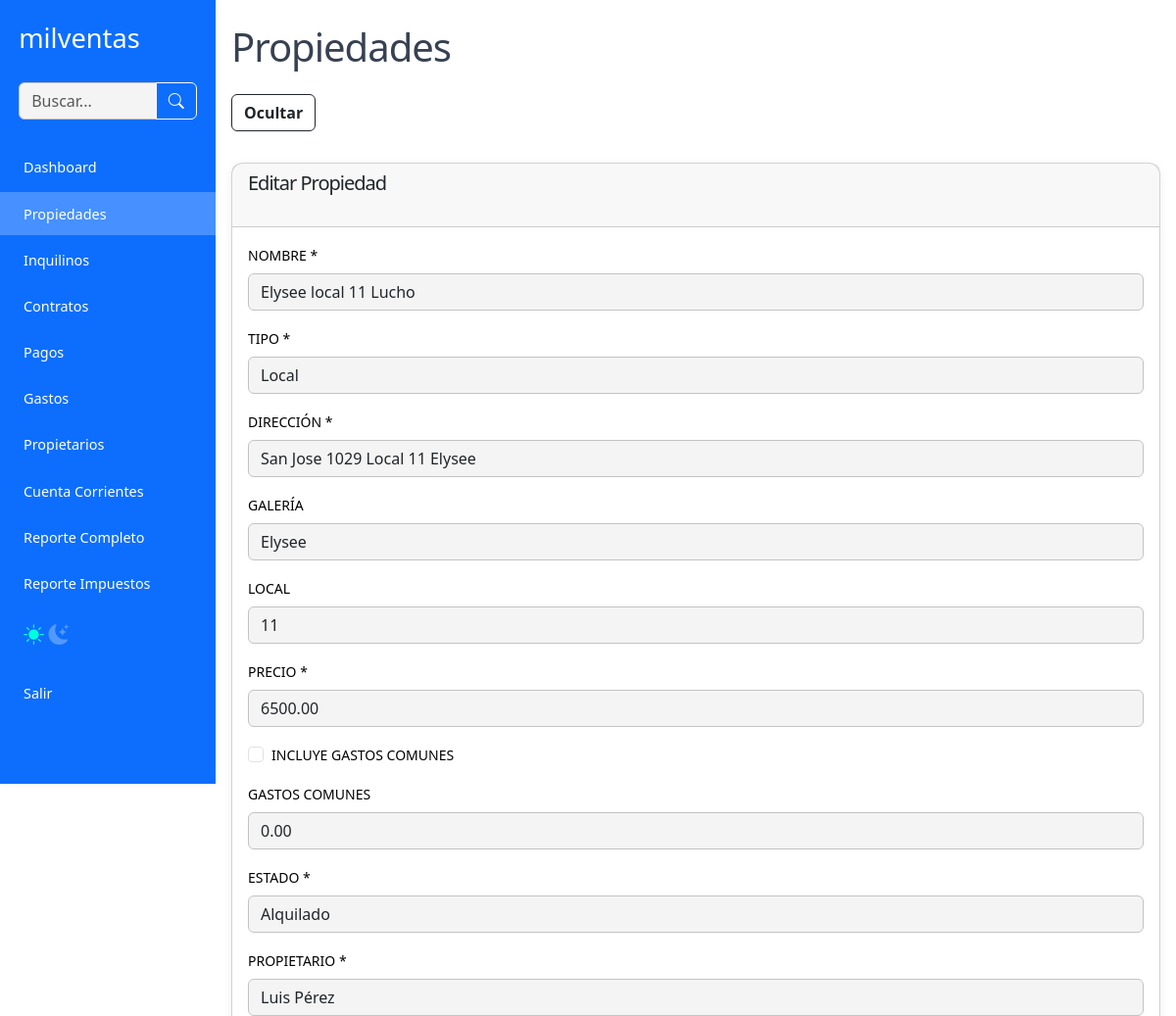
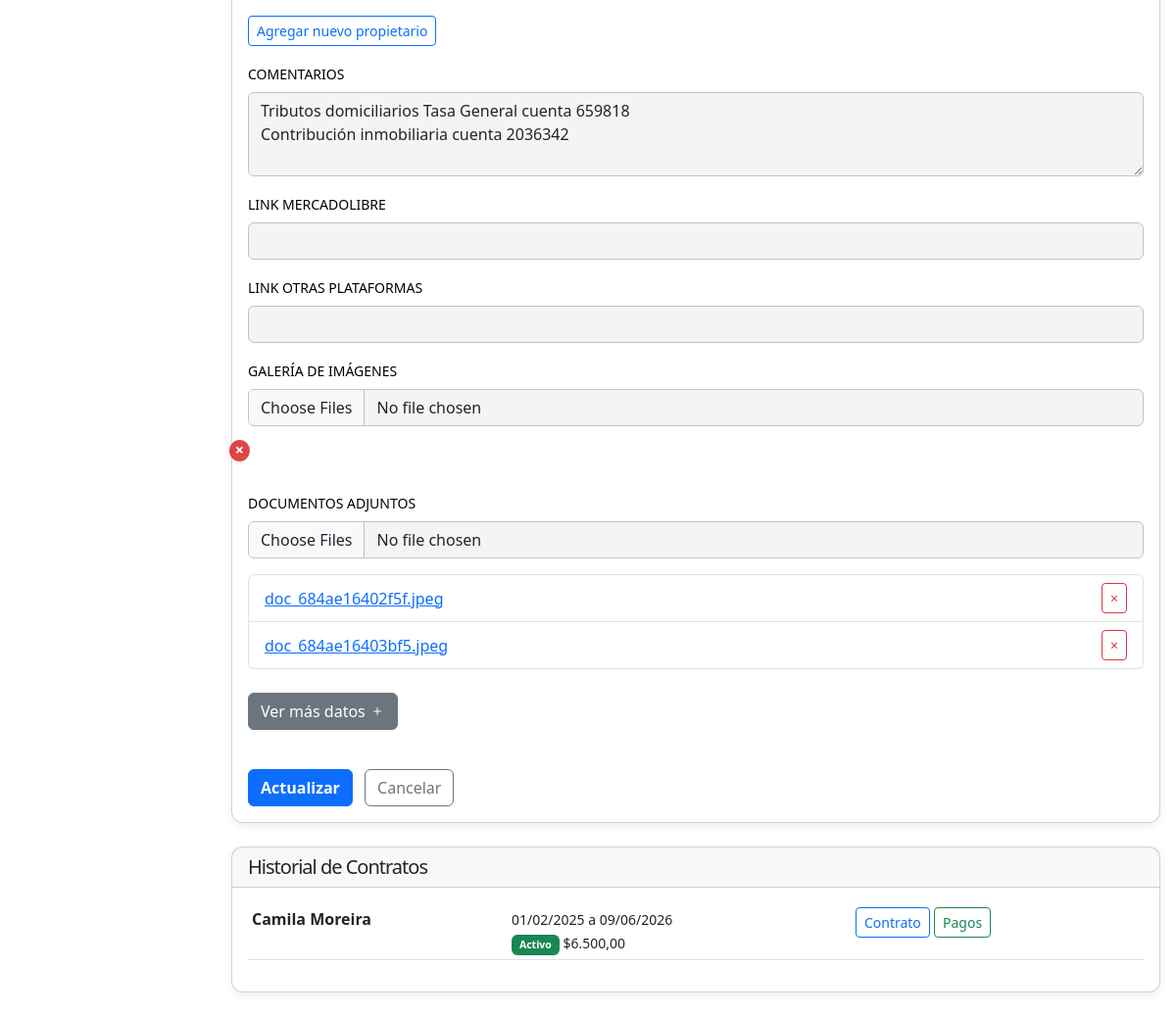
Page /propiedades.php?edit=48 (signed in) on the committed database (2 pictures, top to bottom).
### tables this page shows
CREATE TABLE IF NOT EXISTS `propiedades` (
  `id` int(11) NOT NULL AUTO_INCREMENT,
  `nombre` varchar(255) NOT NULL,
  `tipo` varchar(100) DEFAULT NULL,
  `direccion` varchar(255) DEFAULT NULL,
  `galeria` text,
  `local` varchar(100) DEFAULT NULL,
  `precio` decimal(10,2) DEFAULT NULL,
  `incluye_gc` tinyint(1) DEFAULT NULL,
  `gastos_comunes` decimal(10,2) DEFAULT NULL,
  `estado` enum('alquilado','libre','en venta','uso propio') DEFAULT NULL,
  `propietario_id` int(11) DEFAULT NULL,
  `anep` varchar(100) DEFAULT NULL,
  `ose` varchar(100) DEFAULT NULL,
  `ute` varchar(100) DEFAULT NULL,
  `padron` varchar(100) DEFAULT NULL,
  `contribucion_inmobiliaria` varchar(100) DEFAULT NULL,
  `imm_tasa_general` varchar(100) DEFAULT NULL,
  `imm_tarifa_saneamiento` varchar(100) DEFAULT NULL,
  `imm_instalaciones` varchar(100) DEFAULT NULL,
  `imm_adicional_mercantil` varchar(100) DEFAULT NULL,
  `convenios` varchar(100) DEFAULT NULL,
  `comentarios` text,
  `link_mercadolibre` varchar(255) DEFAULT NULL,
  `link_otras` varchar(255) DEFAULT NULL,
  `usuario_id` int(11) NOT NULL,
  `fecha_creacion` datetime DEFAULT NULL,
  `fecha_modificacion` datetime DEFAULT NULL,
  `imagenes` text NOT NULL,
  `documentos` text NOT NULL,
  PRIMARY KEY (`id`),
  KEY `idx_usuario_id` (`usuario_id`)
);

CREATE TABLE IF NOT EXISTS `contratos` (
  `id` int(11) NOT NULL AUTO_INCREMENT,
  `inquilino_id` int(11) DEFAULT NULL,
  `propiedad_id` int(11) DEFAULT NULL,
  `fecha_inicio` date DEFAULT NULL,
  `fecha_fin` date DEFAULT NULL,
  `importe` decimal(10,2) DEFAULT NULL,
  `garantia` varchar(100) DEFAULT NULL,
  `corredor` varchar(100) DEFAULT NULL,
  `estado` enum('activo','finalizado') DEFAULT NULL,
  `documentos` text,
  `comentarios` text,
  `usuario_id` int(11) NOT NULL,
  `fecha_creacion` datetime DEFAULT NULL,
  `fecha_modificacion` datetime DEFAULT NULL,
  PRIMARY KEY (`id`)
);

CREATE TABLE IF NOT EXISTS `inquilinos` (
  `id` int(11) NOT NULL AUTO_INCREMENT,
  `nombre` varchar(255) NOT NULL,
  `cedula` varchar(100) NOT NULL,
  `telefono` varchar(20) DEFAULT NULL,
  `email` varchar(500) NOT NULL,
  `vehiculo` varchar(100) DEFAULT NULL,
  `matricula` varchar(50) DEFAULT NULL,
  `documentos` text NOT NULL,
  `comentarios` text,
  `usuario_id` int(11) NOT NULL,
  `fecha_creacion` datetime DEFAULT NULL,
  `fecha_modificacion` datetime DEFAULT NULL,
  PRIMARY KEY (`id`)
);

### propiedades.php (the view, shortened to what the rows shown need)
<?php
require_once 'config.php';
$edit_id = intval($_GET['edit'] ?? 0);
$message = '';
$errors = [];
$show_form = isset($_GET['add']) && $_GET['add'] === 'true';
$propiedad_id = $_GET['propiedad_id'] ?? '';
if ($_SERVER['REQUEST_METHOD'] === 'POST') {
  $edit_id = intval($_POST['edit_id'] ?? 0);
  $nombre = clean_input($_POST['nombre'] ?? '');
  $tipo = clean_input($_POST['tipo'] ?? '');
  $direccion = clean_input($_POST['direccion'] ?? '');
  $galeria = clean_input($_POST['galeria'] ?? '');
  $local = clean_input($_POST['local'] ?? '');
  $precio = floatval($_POST['precio'] ?? 0);
  $incluye_gc = isset($_POST['incluye_gc']) && $_POST['incluye_gc'] === '1' ? 1 : 0;
  $gastos_comunes = floatval($_POST['gastos_comunes'] ?? 0);
  $estado = $_POST['estado'] ?? 'libre';
  $anep = clean_input($_POST['anep'] ?? '');
  $contribucion_inmobiliaria = clean_input($_POST['contribucion_inmobiliaria'] ?? '');
  $comentarios = clean_input($_POST['comentarios'] ?? '');
  $link_mercadolibre = clean_input($_POST['link_mercadolibre'] ?? '');
  $link_otras = clean_input($_POST['link_otras'] ?? '');
  $ose = clean_input($_POST['ose'] ?? '');
  $ute = clean_input($_POST['ute'] ?? '');
  $padron = clean_input($_POST['padron'] ?? '');
  $imm_tasa_general = clean_input($_POST['imm_tasa_general'] ?? '');
  $imm_tarifa_saneamiento = clean_input($_POST['imm_tarifa_saneamiento'] ?? '');
  $imm_instalaciones = clean_input($_POST['imm_instalaciones'] ?? '');
  $imm_adicional_mercantil = clean_input($_POST['imm_adicional_mercantil'] ?? '');
  $convenios = clean_input($_POST['convenios'] ?? '');
  $propietario_id = intval($_POST['propietario_id'] ?? 0);
  $gallery_images = json_decode($_POST['existing_images'] ?? '[]', true) ?: [];
  $attached_docs = json_decode($_POST['existing_docs'] ?? '[]', true) ?: [];
  $upload_dir = __DIR__ . '/uploads/';
  if (!file_exists($upload_dir)) {
    mkdir($upload_dir, 0755, true);
  }
  if (!empty($_FILES['imagenes']['name'][0])) {
    foreach ($_FILES['imagenes']['name'] as $k => $name) {
      $tmp_name = $_FILES['imagenes']['tmp_name'][$k];
      $ext = strtolower(pathinfo($name, PATHINFO_EXTENSION));
      if (!in_array($ext, ['jpg', 'jpeg', 'png', 'gif'])) {
        $errors[] = "Solo se permiten imágenes jpg, jpeg, png o gif.";
        break;
      }
      $basename = uniqid() . '.' . $ext;
      if (move_uploaded_file($tmp_name, $upload_dir . $basename)) {
        $gallery_images[] = $basename;
      } else {
        $errors[] = "Error al subir la imagen: $name";
      }
    }
  }
  if (!empty($_FILES['documentos']['name'][0])) {
    foreach ($_FILES['documentos']['name'] as $k => $name) {
      $tmp_name = $_FILES['documentos']['tmp_name'][$k];
      $ext = strtolower(pathinfo($name, PATHINFO_EXTENSION));
      $basename = uniqid('doc_') . '.' . $ext;
      if (move_uploaded_file($tmp_name, $upload_dir . $basename)) {
        $attached_docs[] = $basename;
      } else {
        $errors[] = "Error al subir el documento: $name";
      }
    }
  }
  if (!$nombre) $errors[] = "El nombre es obligatorio.";
  if (!$tipo) $errors[] = "El tipo es obligatorio.";
  if (!$direccion) $errors[] = "La dirección es obligatoria.";
  if (!$propietario_id) $errors[] = "El propietario es obligatorio.";
  if (!$estado || !in_array($estado, ['libre', 'alquilado', 'uso propio', 'en venta'])) $estado = 'libre';
  if (empty($errors)) {
    $imagenes_db = json_encode($gallery_images);
    $documentos_db = json_encode($attached_docs);
    $usuario_id = $_SESSION['user_id'];
    $fecha_hora = date('Y-m-d H:i:s');
    if ($edit_id > 0) {
      $stmt = $pdo->prepare("UPDATE propiedades SET nombre=?, tipo=?, direccion=?, imagenes=?, documentos=?, galeria=?, local=?, precio=?, incluye_gc=?, gastos_comunes=?, estado=?, anep=?, contribucion_inmobiliaria=?, comentarios=?, link_mercadolibre=?, link_otras=?, ose=?, ute=?, padron=?, imm_tasa_general=?, imm_tarifa_saneamiento=?, imm_instalaciones=?, imm_adicional_mercantil=?, convenios=?, propietario_id=?, usuario_id=?, fecha_modificacion=? WHERE id=?");
      $stmt->execute([$nombre, $tipo, $direccion, $imagenes_db, $documentos_db, $galeria, $local, $precio, $incluye_gc, $gastos_comunes, $estado, $anep, $contribucion_inmobiliaria, $comentarios, $link_mercadolibre, $link_otras, $ose, $ute, $padron, $imm_tasa_general, $imm_tarifa_saneamiento, $imm_instalaciones, $imm_adicional_mercantil, $convenios, $propietario_id, $usuario_id, $fecha_hora, $edit_id]);
      $propiedad_id = $edit_id;
      $message = "Propiedad actualizada correctamente.";
    } else {
      $stmt = $pdo->prepare("INSERT INTO propiedades (nombre,tipo,direccion,imagenes,documentos,galeria,local,precio,incluye_gc,gastos_comunes,estado,anep,contribucion_inmobiliaria,comentarios,link_mercadolibre,link_otras,ose,ute,padron,imm_tasa_general,imm_tarifa_saneamiento,imm_instalaciones,imm_adicional_mercantil,convenios,propietario_id,usuario_id,fecha_creacion) VALUES (?,?,?,?,?,?,?,?,?,?,?,?,?,?,?,?,?,?,?,?,?,?,?,?,?,?,?)");
      $stmt->execute([$nombre, $tipo, $direccion, $imagenes_db, $documentos_db, $galeria, $local, $precio, $incluye_gc, $gastos_comunes, $estado, $anep, $contribucion_inmobiliaria, $comentarios, $link_mercadolibre, $link_otras, $ose, $ute, $padron, $imm_tasa_general, $imm_tarifa_saneamiento, $imm_instalaciones, $imm_adicional_mercantil, $convenios, $propietario_id, $usuario_id, $fecha_hora]);
      $propiedad_id = $pdo->lastInsertId();
      $message = "Propiedad creada correctamente.";
    }
    header("Location: propiedades.php?msg=" . urlencode($message) . "&propiedad_id=" . urlencode($propiedad_id));
    exit();
  } else {
    $edit_data = compact('nombre', 'tipo', 'direccion', 'galeria', 'local', 'precio', 'incluye_gc', 'gastos_comunes', 'estado', 'anep', 'contribucion_inmobiliaria', 'comentarios', 'link_mercadolibre', 'link_otras', 'ose', 'ute', 'padron', 'imm_tasa_general', 'imm_tarifa_saneamiento', 'imm_instalaciones', 'imm_adicional_mercantil', 'convenios', 'propietario_id');
    $edit_data['imagenes_arr'] = $gallery_images;
    $edit_data['documentos_arr'] = $attached_docs;
  }
} else {
  $edit_data = null;
  if ($edit_id) {
    $stmt = $pdo->prepare("SELECT * FROM propiedades WHERE id = ?");
    $stmt->execute([$edit_id]);
    $edit_data = $stmt->fetch(PDO::FETCH_ASSOC);
    if ($edit_data) {
      $edit_data['imagenes_arr'] = json_decode($edit_data['imagenes'], true) ?: [];
      $edit_data['documentos_arr'] = json_decode($edit_data['documentos'], true) ?: [];
      $edit_data['propietario_id'] = $edit_data['propietario_id'] ?? '';
    }
  }
}
include 'includes/header_nav.php';
?>
<main class="container container-main py-4">
  <h1>Propiedades</h1>
  <div class="collapse <?= $show_form || $edit_id || !empty($errors) ? 'show' : '' ?>" id="formPropiedadCollapse">
    <div class="card mb-4 mt-3">
      <div class="card-body">
        <form method="POST" enctype="multipart/form-data" novalidate>
          <div class="mb-4">
            <div class="mb-3">
              <label for="tipo" class="form-label">Tipo *</label>
              <select class="form-select" id="tipo" name="tipo" required>
                <?php
                $tipos = [
                  'Local' => 'Local',
                  'Apartamento' => 'Apartamento',
                  'Cochera' => 'Cochera',
                  'Garage' => 'Garage',
                  'Depósito' => 'Depósito',
                  'Casa' => 'Casa'
                ];
                foreach ($tipos as $key => $val) {
                  $sel = ($edit_data['tipo'] ?? '') === $key ? "selected" : "";
                  echo "<option value=\"$key\" $sel>$val</option>";
                }
                ?>
              </select>
            </div>
          </div>
          <div class="accordion accordion-flush mb-4" id="additionalDataAccordion">
            <div class="accordion-item">
              <h2 class="accordion-header">
                <button class="btn btn-secondary mb-3" type="button" data-bs-toggle="collapse" data-bs-target="#additionalDataContent">
                  Ver más datos <i class="bi bi-plus"></i>
                </button>
              </h2>
            </div>
          </div>
        </form>
      </div>
    </div>
  </div>
  <?php if ($edit_id): ?>
    <div class="card mt-4">
      <div class="card-body">
        <?php
        $stmt_contratos = $pdo->prepare("
          SELECT
            c.id AS contrato_id,
            c.fecha_inicio,
            c.fecha_fin,
            c.importe,
            c.estado,
            c.fecha_creacion,
            i.nombre AS inquilino_nombre,
            i.id AS inquilino_id
          FROM contratos c
          LEFT JOIN inquilinos i ON c.inquilino_id = i.id
          WHERE c.propiedad_id = ?
          ORDER BY c.fecha_inicio DESC
        ");
        $stmt_contratos->execute([$edit_id]);
        $contratos_historial = $stmt_contratos->fetchAll(PDO::FETCH_ASSOC);
        ?>
        <?php if (empty($contratos_historial)): ?>
          <p class="text-muted">No hay contratos registrados para esta propiedad.</p>
        <?php else: ?>
          <div class="table-responsive">
            <table class="table table-sm">
              <tbody>
                <?php foreach ($contratos_historial as $contrato): ?>
                  <tr>
                    <td>
                      <?php if ($contrato['inquilino_nombre']): ?>
                        <a href="inquilinos.php?edit=<?= $contrato['inquilino_id'] ?>" class="text-decoration-none text-dark fw-bold">
                          <?= htmlspecialchars($contrato['inquilino_nombre']) ?>
                        </a>
                      <?php else: ?>
                        <span class="text-muted">Inquilino eliminado</span>
                      <?php endif; ?>
                    </td>
                    <td>
                      <small>
                        <?= date('d/m/Y', strtotime($contrato['fecha_inicio'])) ?> a <?= date('d/m/Y', strtotime($contrato['fecha_fin'])) ?><br>
                        <?php
                        $estado_class = $contrato['estado'] === 'activo' ? 'bg-success' : 'bg-secondary';
                        $estado_text = ucfirst($contrato['estado']);
                        ?>
                        <span class="badge <?= $estado_class ?>"><?= $estado_text ?></span>
                        $<?= number_format($contrato['importe'], 2, ',', '.') ?>
                      </small>
                    </td>
                    <td>
                      <a href="contratos.php?edit=<?= $contrato['contrato_id'] ?>" class="btn btn-sm btn-outline-primary">
                        Contrato
                      </a>
                      <a href="pagos.php?contrato_id=<?= $contrato['contrato_id'] ?>" class="btn btn-sm btn-outline-success">
                        Pagos
                      </a>
                    </td>
                  </tr>
                <?php endforeach; ?>
              </tbody>
            </table>
          </div>
        <?php endif; ?>
      </div>
    </div>
  <?php endif; ?>
</main>
<?php
include 'includes/footer.php';
?>

### rows in the picture
propiedades: tipo "Local"
contratos: inquilino.nombre "Camila Moreira", fecha_inicio "01/02/2025", fecha_fin "09/06/2026", estado "Activo", importe "6.500,00"

### other values in the picture
$doc "doc_684ae16402f5f.jpeg"
$doc "doc_684ae16403bf5.jpeg"
form field estado "Alquilado"
form field propietario_id "Luis Pérez"
